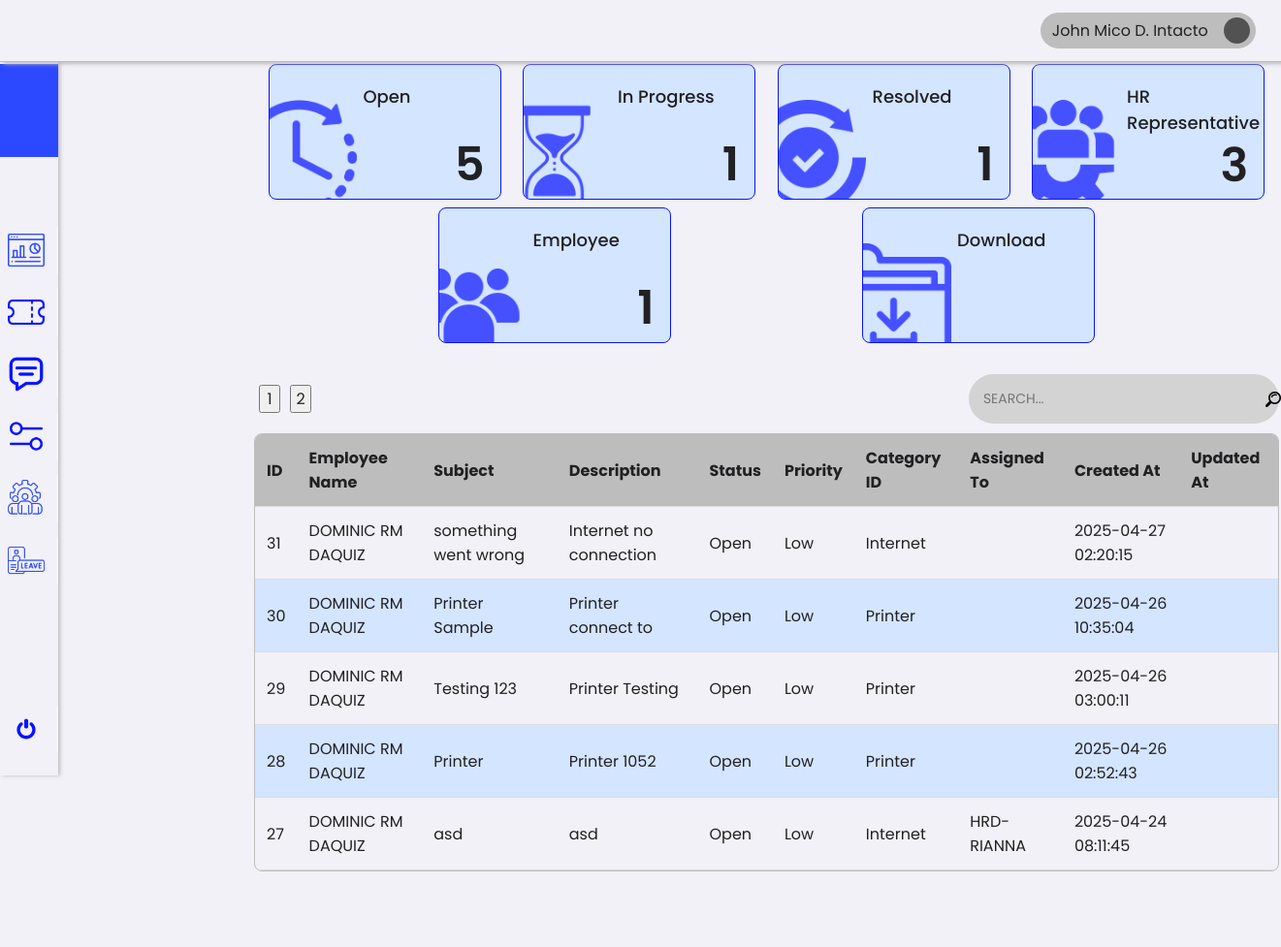
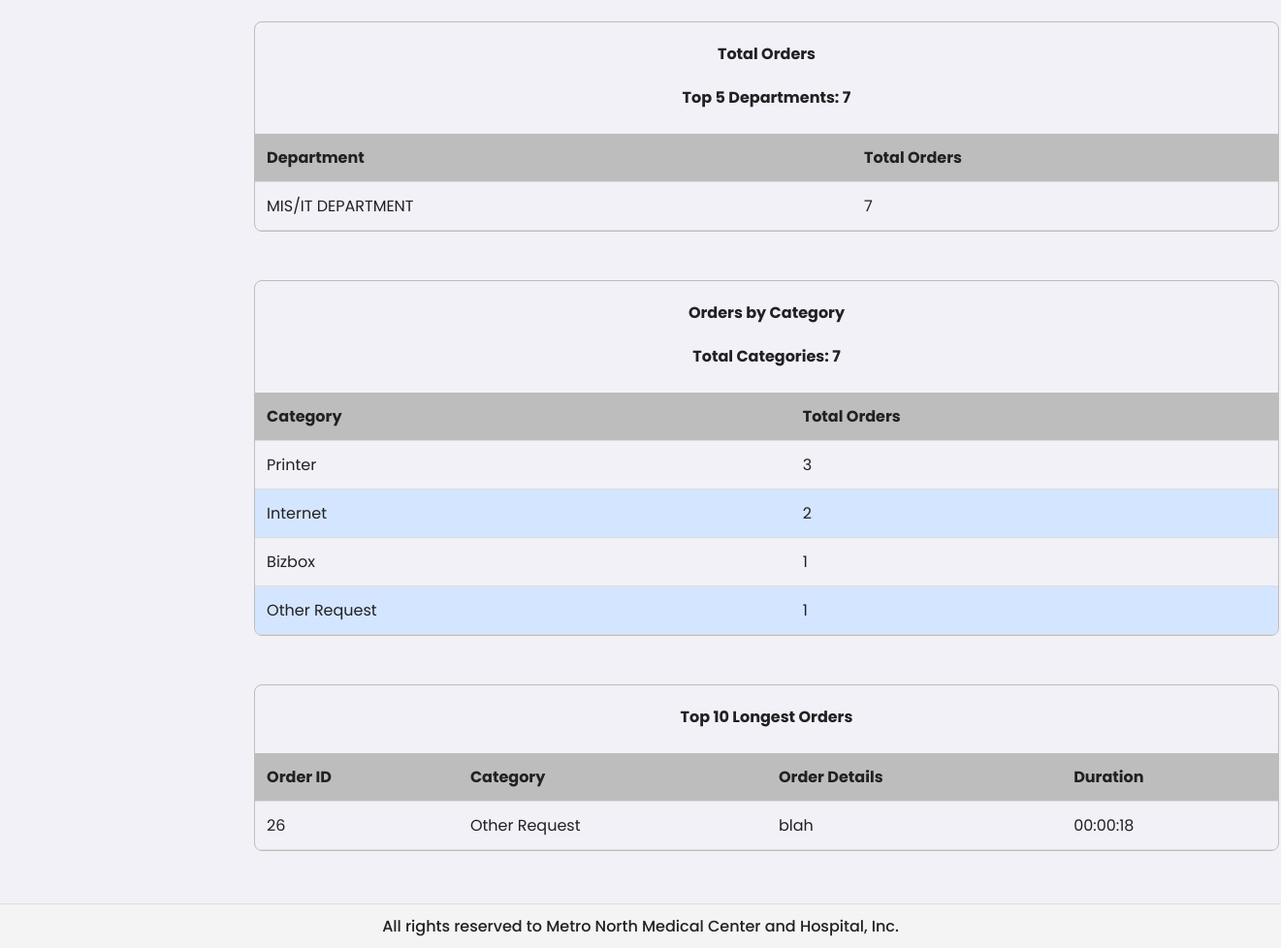
The app's page /1/hrAdmin/dashboard.php (signed in), older data (2 pictures, top to bottom).
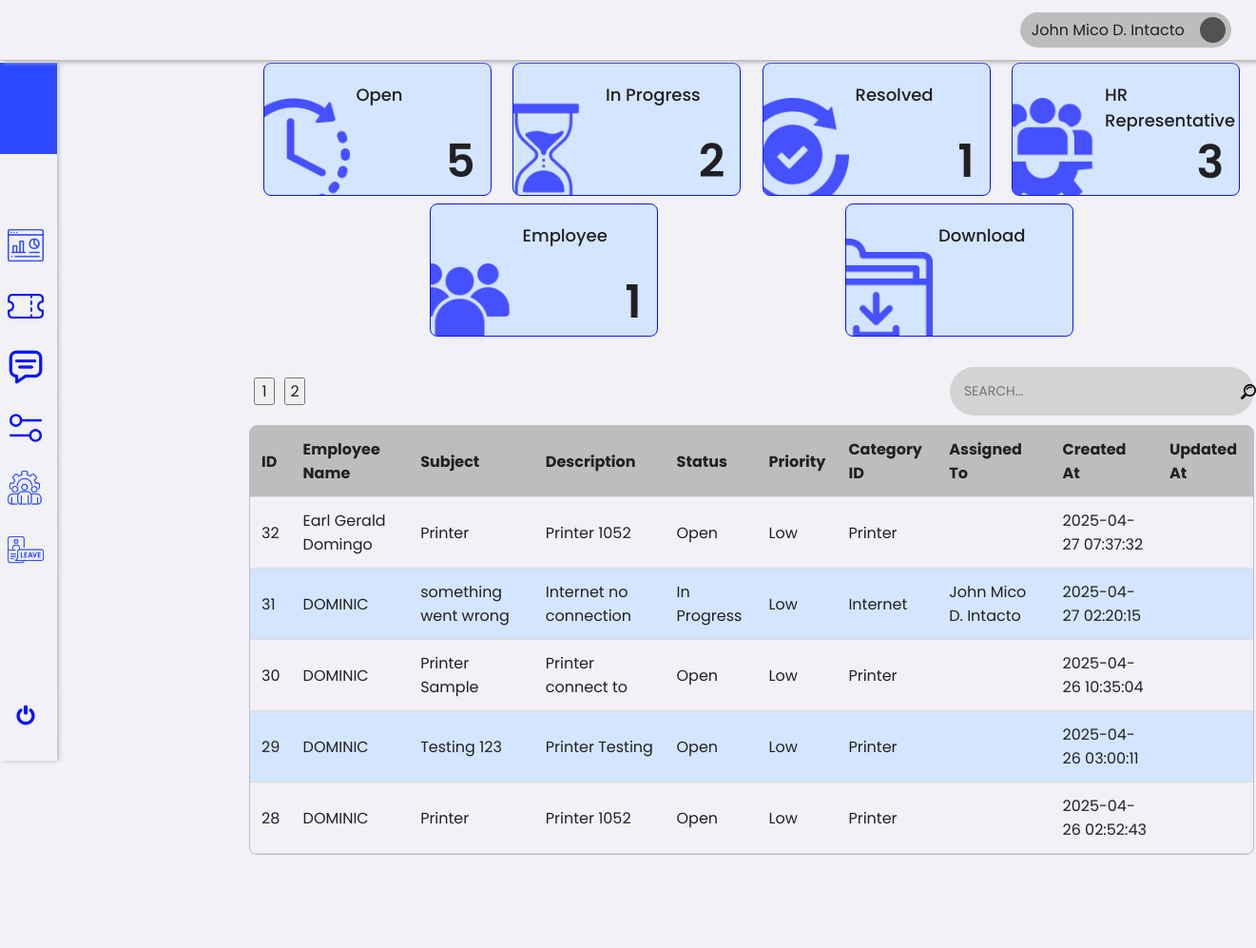
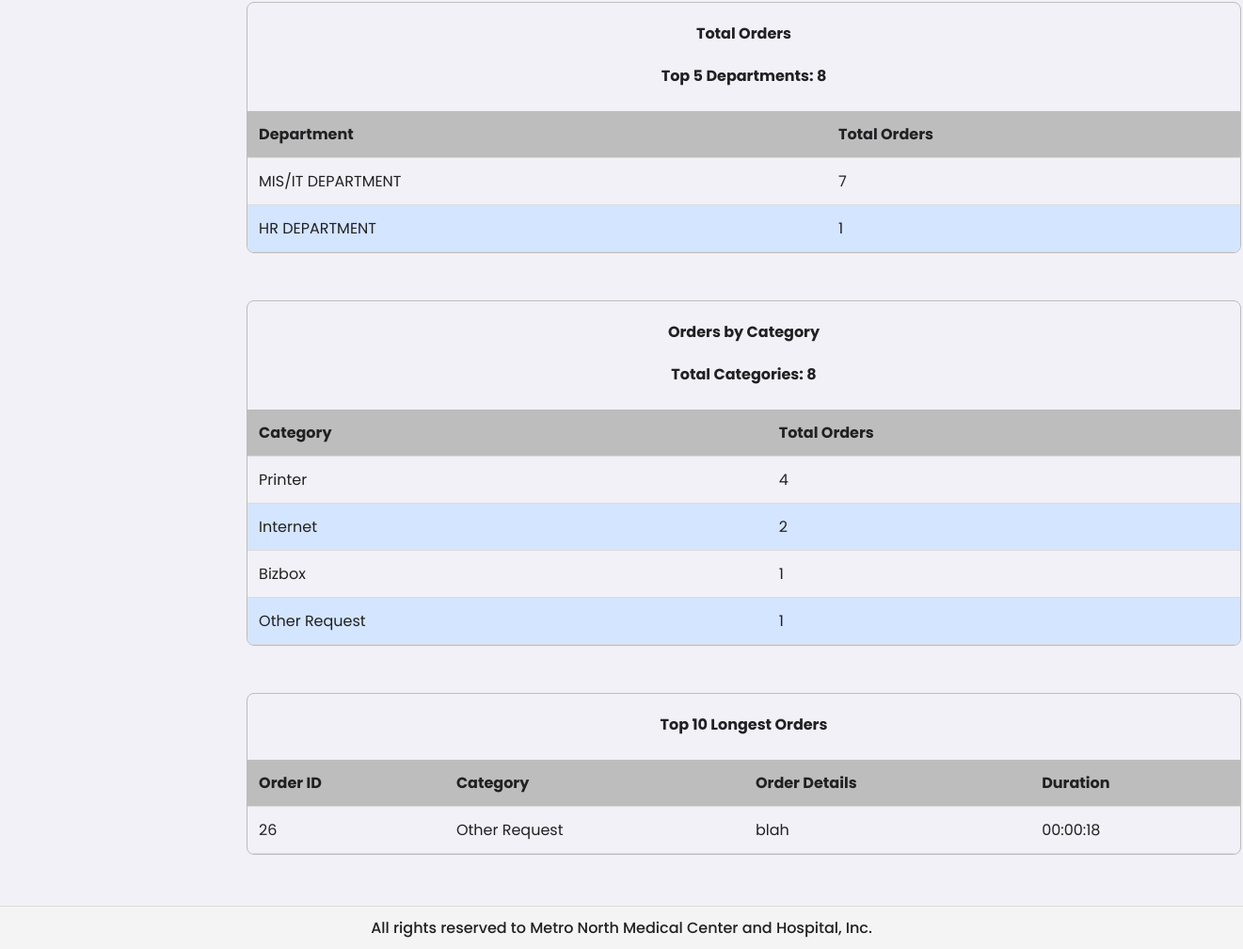
The same page, newer data (2 pictures, top to bottom).
### tables this page shows
CREATE TABLE `tickets` (
  `id` int(11) NOT NULL,
  `employee_id` int(11) NOT NULL,
  `subject` varchar(255) NOT NULL,
  `description` text NOT NULL,
  `status` enum('Open','In Progress','Resolved','Closed') DEFAULT 'Open',
  `priority` enum('Low','Medium','High') DEFAULT 'Low',
  `category_id` int(11) NOT NULL,
  `assigned_to` int(11) DEFAULT NULL,
  `created_at` timestamp NOT NULL DEFAULT current_timestamp(),
  `start_at` timestamp NULL DEFAULT NULL,
  `updated_at` timestamp NULL DEFAULT NULL,
  `leave_type_id` int(11) DEFAULT NULL,
  `leave_request_id` int(11) DEFAULT NULL
);

CREATE TABLE `users` (
  `id` int(11) NOT NULL,
  `name` varchar(255) NOT NULL,
  `email` varchar(255) NOT NULL,
  `password` varchar(255) NOT NULL,
  `role` enum('Employee','HR','HR HEAD','Admin') NOT NULL,
  `department` varchar(255) DEFAULT NULL,
  `status` enum('Active','Inactive') NOT NULL,
  `created_at` timestamp NOT NULL DEFAULT current_timestamp()
);

CREATE TABLE `categories` (
  `id` int(11) NOT NULL,
  `name` varchar(255) NOT NULL
);

### 0/includes/adminTableQuery.php (called while the page is built, shortened)
<?php
try {
    require 'platesCount.php';
    $sql = "SELECT
                t.id,
                e.name AS employee_name,
                 e.department AS assigned_department,
                t.subject,
                t.description,
                t.status,
                t.priority,
                c.name AS category_name,
                a.name AS assigned_to_name,
                t.created_at,
                t.start_at,
                t.updated_at
            FROM tickets t
            LEFT JOIN users e ON t.employee_id = e.id
            LEFT JOIN users a ON t.assigned_to = a.id
            LEFT JOIN categories c ON t.category_id = c.id
            ORDER BY t.created_at DESC";
    $stmt = $pdo->prepare($sql);
    $stmt->execute();
    $tickets = $stmt->fetchAll(PDO::FETCH_ASSOC);
} catch (PDOException $e) {
    die("Database connection failed: " . $e->getMessage());
}

### 0/includes/accessControl.php (called while the page is built, shortened)
<?php
    $userId = $_SESSION['user_id'];
    $sql = 'SELECT * FROM users WHERE id = :id';
    $stmt = $pdo->prepare($sql);
    $stmt->execute(['id' => $userId]);
    $user = $stmt->fetch();

### 0/includes/employeeTicket.php (called while the page is built, shortened)
<?php
    require_once 'db.php';
    require_once 'accessControl.php';

### 0/includes/adminDashboardTables.php (called while the page is built, shortened)
<?php
require 'db.php';
try {
    $topDepartmentsSql = "
        SELECT
            u.department AS department,
            COUNT(t.id) AS totalDepartmentCounts
        FROM tickets t
        LEFT JOIN users u ON t.employee_id = u.id
        GROUP BY u.department
        ORDER BY totalDepartmentCounts DESC
        LIMIT 5
    ";
    $stmt = $pdo->query($topDepartmentsSql);
    $totalDepartments = $stmt->fetchAll(PDO::FETCH_ASSOC);
    $totalTickets = array_sum(array_column($totalDepartments, 'totalDepartmentCounts'));
} catch (PDOException $e) {
    die("Database connection failed while fetching top departments: " . $e->getMessage());
}
try {
    $topCategoriesSql = "
        SELECT
            c.name AS category,
            COUNT(t.id) AS totalCategoryCounts
        FROM tickets t
        LEFT JOIN categories c ON t.category_id = c.id
        GROUP BY c.name
        ORDER BY totalCategoryCounts DESC
        LIMIT 5
    ";
    $stmt = $pdo->query($topCategoriesSql);
    $totalCategories = $stmt->fetchAll(PDO::FETCH_ASSOC);
    $totalCategory = array_sum(array_column($totalCategories, 'totalCategoryCounts'));
} catch (PDOException $e) {
    die("Database connection failed while fetching top categories: " . $e->getMessage());
}
try {
    $longestOrdersSql = "
        SELECT
            t.id AS ticket_id,
            c.name AS category,
            t.description AS order_details,
            TIMESTAMPDIFF(SECOND, t.start_at, t.updated_at) AS duration_seconds,
            t.start_at,
            t.updated_at
        FROM tickets t
        LEFT JOIN categories c ON t.category_id = c.id
        WHERE t.start_at IS NOT NULL AND t.updated_at IS NOT NULL
        ORDER BY duration_seconds DESC
        LIMIT 10
    ";
    $stmt = $pdo->query($longestOrdersSql);
    $longestOrders = $stmt->fetchAll(PDO::FETCH_ASSOC);
} catch (PDOException $e) {
    die("Database connection failed while fetching longest orders: " . $e->getMessage());
}
?>

### 1/hrAdmin/dashboard.php (the view, shortened to what the rows shown need)
<?php
require_once '../../0/includes/employeeTicket.php';
require_once '../../0/includes/adminTableQuery.php';
require_once '../../0/includes/adminDashboardTables.php';
require_once '../../0/includes/reportGenerator.php';
?>
<!DOCTYPE html>
<html lang="en">
<head>
    <link rel="stylesheet" href="../../assets/css/framework.css">
    <link rel="stylesheet" href="../../assets/css/dashboard.css">
</head>
<body>
    <div class="container">
        <d class="content">
            <div class="tableContainer" id="tableContainerTicketID">
                <table>
                    <thead>
                        <tr>
                            <th>ID <i class="fas fa-sort"></i></th>
                            <th>Employee Name <i class="fas fa-sort"></i></th>
                            <th>Subject <i class="fas fa-sort"></i></th>
                            <th>Description <i class="fas fa-sort"></i></th>
                            <th>Status <i class="fas fa-sort"></i></th>
                            <th>Priority <i class="fas fa-sort"></i></th>
                            <th>Category ID <i class="fas fa-sort"></i></th>
                            <th>Assigned To <i class="fas fa-sort"></i></th>
                            <th>Created At <i class="fas fa-sort"></i></th>
                            <th>Updated At <i class="fas fa-sort"></i></th>
                        </tr>
                    </thead>
                    <tbody>
                        <?php if (!empty($tickets)): ?>
                            <?php foreach ($tickets as $ticket): ?>
                                <tr data-id="<?= htmlspecialchars($user['id']) ?>">
                                    <td><?= htmlspecialchars($ticket['id']) ?></td>
                                    <td><?= htmlspecialchars($ticket['employee_name']) ?></td>
                                    <td><?= htmlspecialchars($ticket['subject']) ?></td>
                                    <td><?= htmlspecialchars($ticket['description']) ?></td>
                                    <td><?= htmlspecialchars($ticket['status']) ?></td>
                                    <td><?= htmlspecialchars($ticket['priority']) ?></td>
                                    <td><?= htmlspecialchars($ticket['category_name']) ?></td>
                                    <td><?= htmlspecialchars($ticket['assigned_to_name']) ?></td>
                                    <td><?= htmlspecialchars($ticket['created_at']) ?></td>
                                    <td><?= htmlspecialchars($ticket['updated_at']) ?></td>
                                </tr>
                            <?php endforeach; ?>
                        <?php else: ?>
                            <tr>
                                <td colspan="10" style="text-align: center;">No tickets found</td>
                            </tr>
                        <?php endif; ?>
                    </tbody>
                </table>
            </div>
            <br><br>
            <br><br>
            <div class="tableContainer" id="tableContainerDepartment">
                <table>
                    <h1 style="text-align: center; margin-top: 20px;">Total Orders</h1>
                    <h1 style="text-align: center; margin-top: 20px;">
                        Top 5 Departments: <?= htmlspecialchars($totalTickets ?? 0) ?>
                    </h1>
                    <br>
                    <thead>
                        <tr>
                            <th>Department <i class="fas fa-sort"></i></th>
                            <th>Total Orders <i class="fas fa-sort"></i></th>
                        </tr>
                    </thead>
                </table>
            </div>
            <br><br>
            <div class="tableContainer" id="tableContainerCategory">
                <table>
                    <h1 style="text-align: center; margin-top: 20px;">Orders by Category</h1>
                    <h1 style="text-align: center; margin-top: 20px;">
                        Total Categories: <?= htmlspecialchars($totalCategory ?? 0) ?>
                    </h1>
                    <br>
                    <thead>
                        <tr>
                            <th>Category <i class="fas fa-sort"></i></th>
                            <th>Total Orders <i class="fas fa-sort"></i></th>
                        </tr>
                    </thead>
                </table>
            </div>
            <br><br>
            <div class="tableContainer" id="tableContainerCategory">
                <table>
                    <h1 style="text-align: center; margin-top: 20px;">Top 10 Longest Orders</h1>
                    <br>
                    <thead>
                        <tr>
                            <th>Order ID <i class="fas fa-sort"></i></th>
                            <th>Category <i class="fas fa-sort"></i></th>
                            <th>Order Details <i class="fas fa-sort"></i></th>
                            <th>Duration <i class="fas fa-sort"></i></th>
                        </tr>
                    </thead>
                    <tbody>
                        <?php if (!empty($longestOrders)): ?>
                            <?php foreach ($longestOrders as $order): ?>
                                <tr>
                                    <td><?= htmlspecialchars($order['ticket_id'] ?? 'N/A') ?></td>
                                    <td><?= htmlspecialchars($order['category'] ?? 'N/A') ?></td>
                                    <td><?= htmlspecialchars($order['order_details'] ?? 'N/A') ?></td>
                                    <td>
                                        <?php
                                        $hours = floor($order['duration_seconds'] / 3600);
                                        $minutes = floor(($order['duration_seconds'] % 3600) / 60);
                                        $seconds = $order['duration_seconds'] % 60;
                                        echo sprintf('%02d:%02d:%02d', $hours, $minutes, $seconds);
                                        ?>
                                    </td>
                                </tr>
                            <?php endforeach; ?>
                        <?php else: ?>
                            <tr>
                                <td colspan="4" style="text-align: center;">No Orders found</td>
                            </tr>
                        <?php endif; ?>
                    </tbody>
                </table>
            </div>
            <br><br><br><br>
    </div>
</body>
</html>

Row changes from the older to the newer data that the page shows:
no longer on this page (row unchanged): tickets: id "27", employee.name "DOMINIC RM DAQUIZ", subject "asd", description "asd", status "Open", priority "Low", category.name "Internet", assigned_to.name "HRD-RIANNA", created_at "2025-04-24 08:11:45"
added tickets: id "32", employee.name "Earl Gerald Domingo", subject "Printer", description "Printer 1052", status "Open", priority "Low", category.name "Printer", created_at "2025-04-27 07:37:32"
changed tickets "something went wrong": assigned_to empty → 1 (drawn); employee.name "DOMINIC RM DAQUIZ" → "DOMINIC"; status "Open" → "In Progress"; assigned_to.name (not shown) → "John Mico D. Intacto"
changed through a linked row, tickets "Printer Sample": employee.name "DOMINIC RM DAQUIZ" → "DOMINIC"
changed through a linked row, tickets "Testing 123": employee.name "DOMINIC RM DAQUIZ" → "DOMINIC"
changed through a linked row, tickets id 28: employee.name "DOMINIC RM DAQUIZ" → "DOMINIC"
Text that changed along with them:
$statusCounts['In Progress']: "1" → "2"
$totalTickets: "7" → "8"
$totalCategory: "7" → "8"
new list line: "HR DEPARTMENT 1"
new list line: "Printer 4"
list line gone: "Printer 3"
